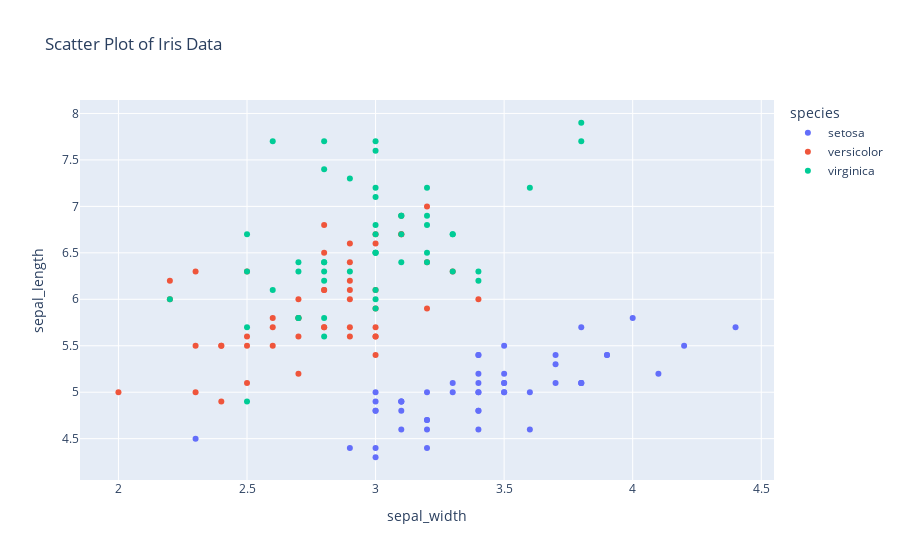

This figure's notebook cell:
### Code cell
fig = px.scatter(data, x='sepal_width', y='sepal_length', color='species', title='Scatter Plot of Iris Data')
fig.show()

### Figure 1 — Plotly figure (JSON) as saved in the notebook; plotly's stock layout.template omitted (floating-point values rounded to 4 significant figures)
{"data": [{"hovertemplate": "species=setosa<br>sepal_width=%{x}<br>sepal_length=%{y}<extra></extra>", "legendgroup": "setosa", "marker": {"color": "#636efa", "symbol": "circle"}, "mode": "markers", "name": "setosa", "orientation": "v", "showlegend": true, "type": "scatter", "x": [3.5, 3, 3.2, 3.1, 3.6, 3.9, 3.4, 3.4, 2.9, 3.1, 3.7, 3.4, 3, 3, 4, 4.4, 3.9, 3.5, 3.8, 3.8, 3.4, 3.7, 3.6, 3.3, 3.4, 3, 3.4, 3.5, 3.4, 3.2, 3.1, 3.4, 4.1, 4.2, 3.1, 3.2, 3.5, 3.1, 3, 3.4, 3.5, 2.3, 3.2, 3.5, 3.8, 3, 3.8, 3.2, 3.7, 3.3], "xaxis": "x", "y": [5.1, 4.9, 4.7, 4.6, 5, 5.4, 4.6, 5, 4.4, 4.9, 5.4, 4.8, 4.8, 4.3, 5.8, 5.7, 5.4, 5.1, 5.7, 5.1, 5.4, 5.1, 4.6, 5.1, 4.8, 5, 5, 5.2, 5.2, 4.7, 4.8, 5.4, 5.2, 5.5, 4.9, 5, 5.5, 4.9, 4.4, 5.1, 5, 4.5, 4.4, 5, 5.1, 4.8, 5.1, 4.6, 5.3, 5], "yaxis": "y"}, {"hovertemplate": "species=versicolor<br>sepal_width=%{x}<br>sepal_length=%{y}<extra></extra>", "legendgroup": "versicolor", "marker": {"color": "#EF553B", "symbol": "circle"}, "mode": "markers", "name": "versicolor", "orientation": "v", "showlegend": true, "type": "scatter", "x": [3.2, 3.2, 3.1, 2.3, 2.8, 2.8, 3.3, 2.4, 2.9, 2.7, 2, 3, 2.2, 2.9, 2.9, 3.1, 3, 2.7, 2.2, 2.5, 3.2, 2.8, 2.5, 2.8, 2.9, 3, 2.8, 3, 2.9, 2.6, 2.4, 2.4, 2.7, 2.7, 3, 3.4, 3.1, 2.3, 3, 2.5, 2.6, 3, 2.6, 2.3, 2.7, 3, 2.9, 2.9, 2.5, 2.8], "xaxis": "x", "y": [7, 6.4, 6.9, 5.5, 6.5, 5.7, 6.3, 4.9, 6.6, 5.2, 5, 5.9, 6, 6.1, 5.6, 6.7, 5.6, 5.8, 6.2, 5.6, 5.9, 6.1, 6.3, 6.1, 6.4, 6.6, 6.8, 6.7, 6, 5.7, 5.5, 5.5, 5.8, 6, 5.4, 6, 6.7, 6.3, 5.6, 5.5, 5.5, 6.1, 5.8, 5, 5.6, 5.7, 5.7, 6.2, 5.1, 5.7], "yaxis": "y"}, {"hovertemplate": "species=virginica<br>sepal_width=%{x}<br>sepal_length=%{y}<extra></extra>", "legendgroup": "virginica", "marker": {"color": "#00cc96", "symbol": "circle"}, "mode": "markers", "name": "virginica", "orientation": "v", "showlegend": true, "type": "scatter", "x": [3.3, 2.7, 3, 2.9, 3, 3, 2.5, 2.9, 2.5, 3.6, 3.2, 2.7, 3, 2.5, 2.8, 3.2, 3, 3.8, 2.6, 2.2, 3.2, 2.8, 2.8, 2.7, 3.3, 3.2, 2.8, 3, 2.8, 3, 2.8, 3.8, 2.8, 2.8, 2.6, 3, 3.4, 3.1, 3, 3.1, 3.1, 3.1, 2.7, 3.2, 3.3, 3, 2.5, 3, 3.4, 3], "xaxis": "x", "y": [6.3, 5.8, 7.1, 6.3, 6.5, 7.6, 4.9, 7.3, 6.7, 7.2, 6.5, 6.4, 6.8, 5.7, 5.8, 6.4, 6.5, 7.7, 7.7, 6, 6.9, 5.6, 7.7, 6.3, 6.7, 7.2, 6.2, 6.1, 6.4, 7.2, 7.4, 7.9, 6.4, 6.3, 6.1, 7.7, 6.3, 6.4, 6, 6.9, 6.7, 6.9, 5.8, 6.8, 6.7, 6.7, 6.3, 6.5, 6.2, 5.9], "yaxis": "y"}], "layout": {"legend": {"title": {"text": "species"}, "tracegroupgap": 0}, "title": {"text": "Scatter Plot of Iris Data"}, "xaxis": {"anchor": "y", "domain": [0, 1], "title": {"text": "sepal_width"}}, "yaxis": {"anchor": "x", "domain": [0, 1], "title": {"text": "sepal_length"}}}}
